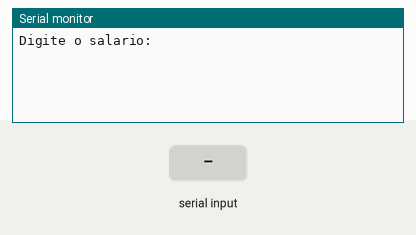
This sketch was run on a simulated Arduino Uno, built with avr-gcc and run on an emulated ATmega328P. Parts: the last lines printed to the serial monitor. The inputs (shaded band) are chosen by the test bench.

Above: at 2.2 s.
2.3 s: "90,45\n" received over Serial
At 2.8 s:
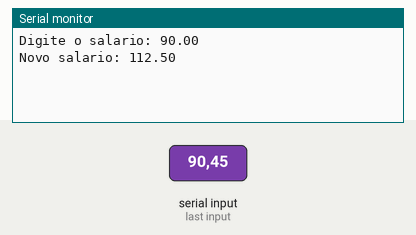
3.8 s: "30,150\n" received over Serial
At 5.1 s:
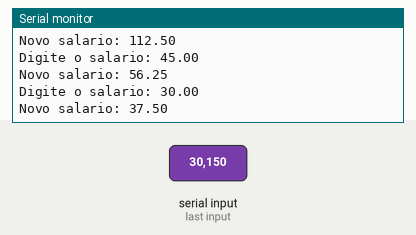
Timing chart, 0 to 6.8 s (numbered marks = the images above; inputs shaded):
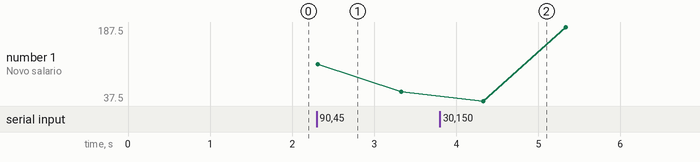

The sketch:

Exercicio1_04-03.ino
```cpp
//Declaração de variáveis
float sal, novosal;

void setup() {
  //Inicia a comunicação com o Serial Monitor
  Serial.begin(9600);
  delay(1000);  //Espera estratégica
}

void loop() {
  Serial.print("Digite o salario: ");
  //Lê o valor do serial e guarda na variável nota1
  sal = aguardaEntradaNumerica();
  Serial.println(sal);

  //Cálculo do novo salário
  novosal = sal + (sal * 25/100);
  Serial.print("Novo salario: ");
  Serial.println(novosal);
  delay(1000);

}

//Criando um função chamada
float aguardaEntradaNumerica() {
  while (!Serial.available()) {
    //aguarda até que um valor seja digitado
  }

  //Verifica se a entrada é númerica ou ponto
  while (!isdigit(Serial.peek()) && Serial.peek() != '.') {
    //Descarta  a entrada não númerica
    Serial.read();
    while (Serial.available() == 0){
      //Aguarda nova entrada do usuário
    }
  }

  //Retornar o valor digitado no Serial em tipo float
  return Serial.parseFloat();
}
```

Measured:
- after the input at 2.3 s, the serial monitor: prints a new line at once (image 1)
- after the input at 3.8 s, the serial monitor: prints a new line after 0.51 s (image 2)
- plotted number 1: 56.25 → 187.5 after the input at 3.8 s
